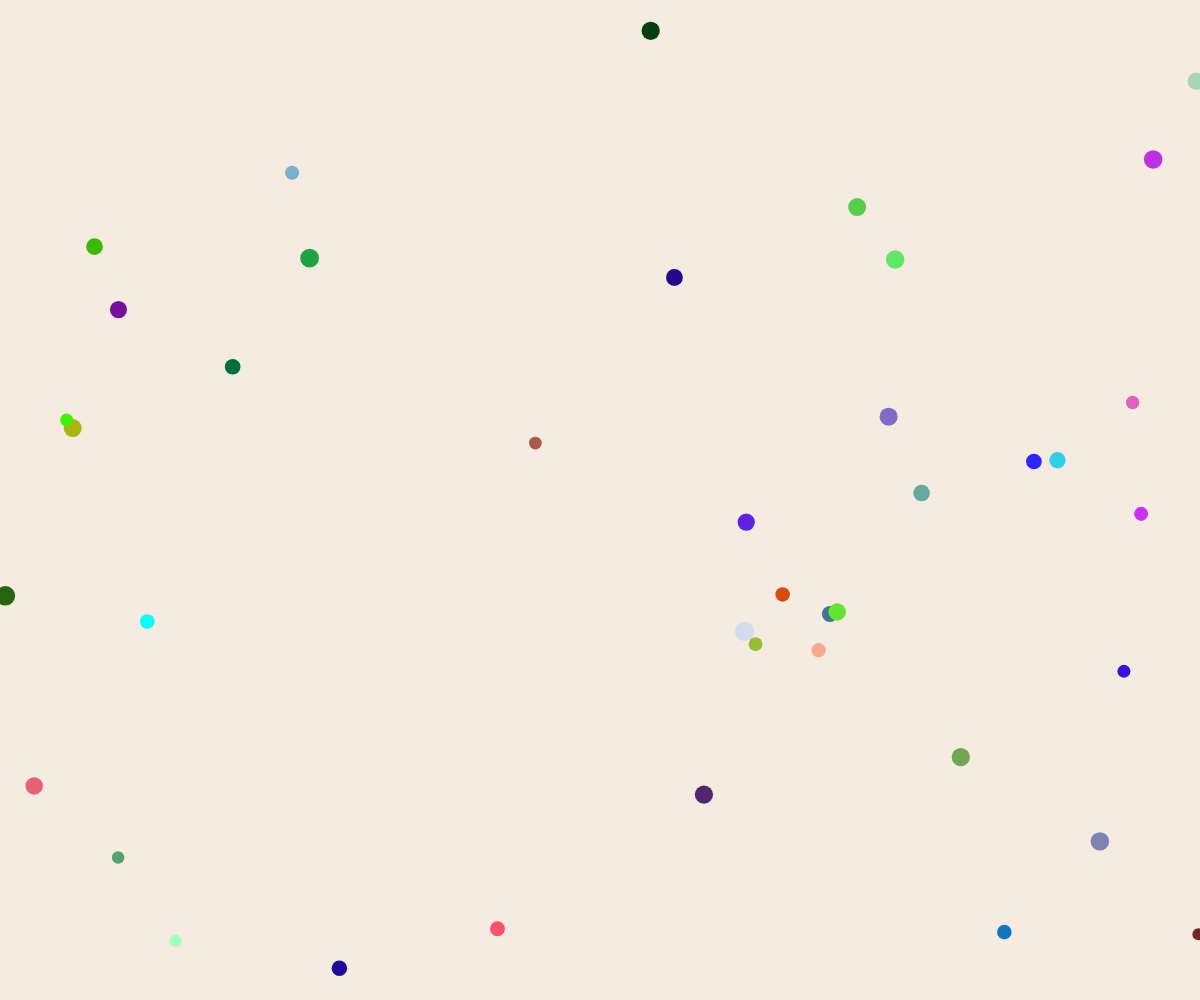
Frame 1 (no input)
Frame 60 (no input): identical to frame 1, image omitted
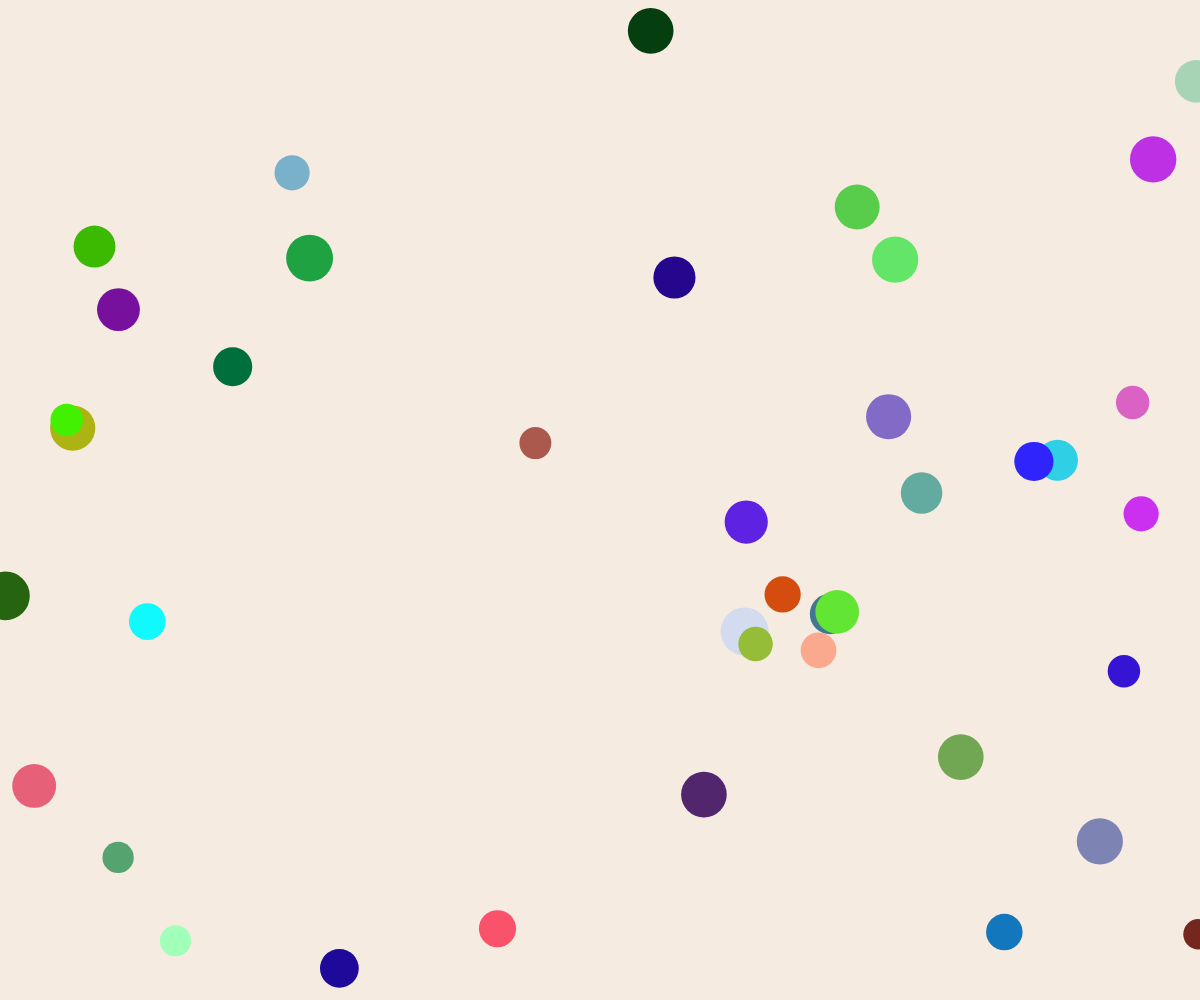
Frame 120 (the mouse pressed at the canvas centre since frame 60)

The p5.js sketch that drew these frames (run headless with seeded random() and noise() and a simulated clock; from frame 60 on, the mouse is pressed at the canvas centre):

// p5.js sketch
// ── sketch.js
let circles = [];

function setup() {
  //產生一個全視窗的畫布
  createCanvas(windowWidth, windowHeight);
  //畫布的顏色為#f5ebe0
  background('#f5ebe0');
  for (let i = 0; i < 40; i++) {
    circles.push({
      x: random(width),
      y: random(height),
      size: random(30, 50),
      color: color(random(255), random(255), random(255))
    });
  }
}

function draw() {
  background('#f5ebe0');
  let sizeFactor = map(mouseX, 0, width, 20, 80);
  for (let circle of circles) {
    fill(circle.color);
    noStroke();
    ellipse(circle.x, circle.y, circle.size * sizeFactor / 50);
  }
}

// ── style.css
html, body {
  margin: 0;
  padding: 0;
}

canvas {
  display: block;
}

ul {
  list-style-type: none;
  padding: 0;
  margin: 0;
  display: flex;
  position: absolute;
  top: 10px;
  left: 10px;
}

li {
  background-color: #333333;
  color: #FFFFFF;
  font-size: 30px;
  padding: 10px 20px;
  margin-right: 50px;
  border: 2px solid #333333;
  border-radius: 10px;
  cursor: pointer;
  transition: all 0.3s ease;
}

li:hover {
  background-color: #FF0000;
  color: #FFFFFF;
  border-color: #FF0000;
}
